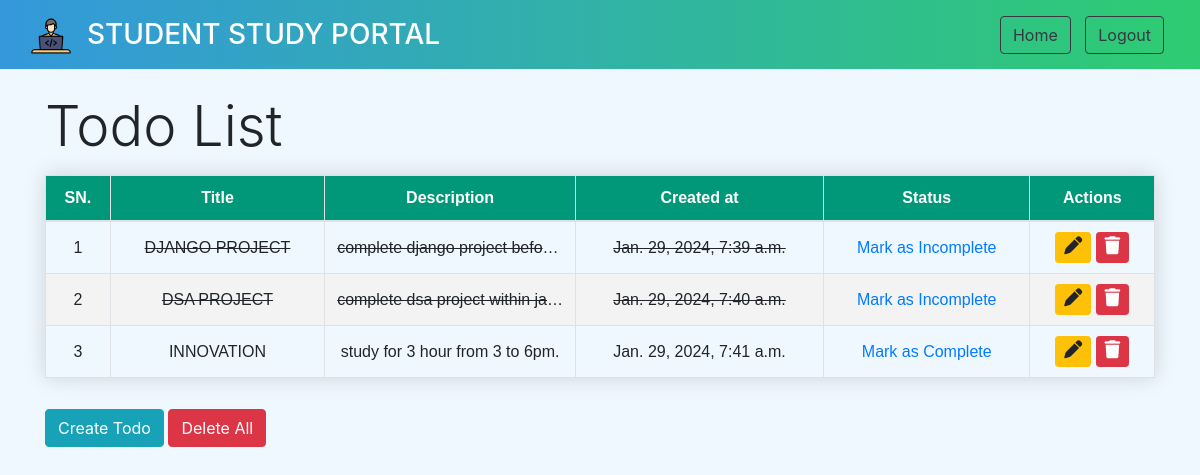
Screenshot of /todo/todo/ (signed in) with the database file from the repository.
### todo/models.py (models this page shows, shortened)
class Todo(models.Model):
    user = models.ForeignKey(User, on_delete=models.CASCADE)
    title = models.CharField(max_length=200)
    description = models.TextField(null=True, blank=True)
    complete = models.BooleanField(default=False)
    created = models.DateTimeField(auto_now_add=True)

### todo/views.py (the view)
# urls.py: path('todo/', views.todo_list, name='todo'),
@login_required
def todo_list(request):
    todos = Todo.objects.filter(user=request.user)
    return render(request, "todo.html", {"todos": todos})

### todo/templates/todo.html (shortened to what this page needs)
{% extends 'dashboard/base.html' %}
{% load static %}
{% block content %}
<link rel="stylesheet" href="{% static 'css/todo.css' %}">
<div class="container mt-4" id="tod">
  <h1 class="display-4">Todo List</h1>
  {% if todos %}
  <table class="styled-table table-bordered ">
    <thead class="thead-dark">
      <tr>
        <th>SN.</th>
        <th>Title</th>
        <th>Description</th>
        <th>Created at</th>
        <th>Status</th>
        <th>Actions</th>
      </tr>
    </thead>
    <tbody>
      {% for todo in todos %}
        <tr>
          <td>{{ forloop.counter }}</td>
          {% if todo.complete %}
            <td><del>{{ todo.title.upper }}</del></td>
            <td><del>{{ todo.description }}</del></td>
            <td><del>{{ todo.created }}</del></td>
          {% else %}
            <td>{{ todo.title.upper }}</td>
            <td>{{ todo.description }}</td>
            <td>{{ todo.created }}</td>
          {% endif %}
          <td>
            {% if todo.complete %}
              <a href="{% url 'todo-complete' todo.pk %}">Mark as Incomplete</a>
            {% else %}
              <a href="{% url 'todo-complete' todo.pk %}">Mark as Complete</a>
            {% endif %}
          </td>
          <td>
            <a class="btn btn-warning btn-sm" href="{% url 'todo-update' todo.pk %}">
              <i class="fas fa-pen" style="font-size: 18px;"></i>
            </a>
            <a class="btn btn-danger btn-sm" href="{% url 'todo-delete' todo.pk %}">
              <i class="fas fa-trash" style="font-size: 18px;"></i>
            </a>
          </td>
        </tr>
      {% endfor %}
    </tbody>
  </table>
  {% else %}
    <h2>No Todolist today!</h2>
  {% endif %}
  <a class="btn btn-info mt-3" href="{% url 'todo-create' %}">Create Todo</a>
  {% if todos %}
    <a class="btn btn-danger mt-3" href="{% url 'todo-delete-all' %}">Delete All</a>
  {% endif %}
{% endblock %}

### templates/dashboard/base.html (shortened to what this page needs)
{% load static %}
<!DOCTYPE html>
<html lang="en">
  <head>
    <link
      rel="stylesheet"
      href="https://cdn.jsdelivr.net/npm/bootstrap@4.6.2/dist/css/bootstrap.min.css"
    />
  </head>
  <body style="background:aliceblue;">
    <header>
      <nav class="navbar navbar-expand-lg navbar-dark" style="background: linear-gradient(to right, #3498db, #2ecc71);">
          <div class="container-fluid">
              <a class="navbar-brand" href="{% url "home" %}">
                  <img src="{% static 'images/pa.png' %}" alt="Logo" width="40" height="40" class="d-inline-block align-text-top me-2">
              </a>
              <div class="collapse navbar-collapse justify-content-between" id="navbarSupportedContent">
                <h3 style="color: white; text-align: center;" class="mb-0">STUDENT STUDY PORTAL</h3>
                  <form class="form-inline ml-auto">
                      <div class="item" style="margin-right:5px">
                          <a href="{% url 'home' %}" class="btn btn-outline-dark my-2 my-sm-0">Home</a>
                          {% if user.is_authenticated %}
                              <a href="{% url 'logout' %}" class="btn btn-outline-dark my-2 my-sm-0" style="margin-left: 10px;">Logout</a>
                          {% else %}
                              <a href="{% url 'login' %}" class="btn btn-outline-dark my-2 my-sm-0" style="margin-left: 10px;">Login/Signup</a>
                          {% endif %}
                      </div>
                  </form>
              </div>
          </div>
      </nav>
  </header>
    {% block content %}
    {% endblock content %}
  </body>
</html>

### static/css/todo.css (style rules this page uses)
.styled-table { border-collapse: collapse; margin: 15px 0; font-size: 1em; font-family: sans-serif; box-shadow: 0 0 20px rgba(0, 0, 0, 0.15); width: 100%; max-width: 100%; text-align:center; }
.styled-table thead tr { background-color: #009879; color: #ffffff; }
.styled-table th, .styled-table td { padding: 10px 12px; white-space: nowrap; overflow: hidden; text-overflow: ellipsis; max-width: 200px; }
.styled-table tbody tr { border-bottom: 1px solid #dddddd; }
.styled-table tbody tr:nth-of-type(even) { background-color: #f3f3f3; }
#tod td a { text-decoration: none; transition: color 0.3s ease; }

### rows the page displays
Todo: title "DJANGO PROJECT", description "complete django project befo…", created "Jan. 29, 2024, 7:39 a.m.", complete "Mark as Incomplete"
Todo: title "DSA PROJECT", description "complete dsa project within ja…", created "Jan. 29, 2024, 7:40 a.m.", complete "Mark as Incomplete"
Todo: title "INNOVATION", description "study for 3 hour from 3 to 6pm.", created "Jan. 29, 2024, 7:41 a.m.", complete "Mark as Complete"
